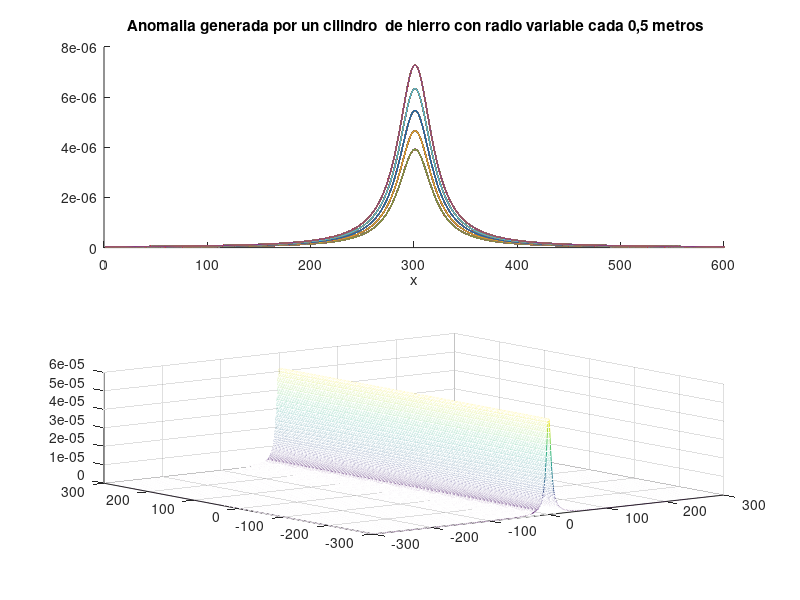

Here is the MATLAB script that generated this plot:
%Punto 1- Anomalia generada por un mismo contraste de densidad en un cilindro con radio variable cada 5 metros
G=6.67384*(10^(-11)) %N*m^2)/kg^2
p= 1700 %kg/m3 Arena
p2=7874 %kg/m3 Hierro
deltap=p2-p %kg/m3
a= 5 %metros radio
h= 20 %metros profundidad
matriz=zeros(600,2);
for z=1:5
    contador=1;
    a=5;
    a=a+(z.*0.5); 
    for x=-300:300
        gz=((2*pi*G*deltap*(a.^2)*h)./(h.^2+x.^2));
        matriz(contador,1)= contador;
        matriz (contador,2)=gz;
        contador=contador+1;
    end
    
    subplot(2,1,1)
    xlim ([0,600])
    title ' Anomalia generada por un cilindro  de hierro con radio variable cada 0,5 metros'
    xlabel 'x'

    hold all
    for i=1:600
         plot(matriz(:,1),matriz(:,2))
    end
end
x1=(-300:0.5:300);
y1=(-300:0.5:300);
%ploteador
a=a-2.5;
[X,Y]=meshgrid(x1,y1);
gz2=((2*pi*G*deltap*(a.^2)*h)./(a.^2+X.^2));
subplot(2,1,2)
title 'Anomalia 3d generada por un cilindro de hierro en un capa de arenas'
xlabel 'x'
zlabel 'm/s^2'
ylabel 'y'
mesh(X,Y,gz2)



